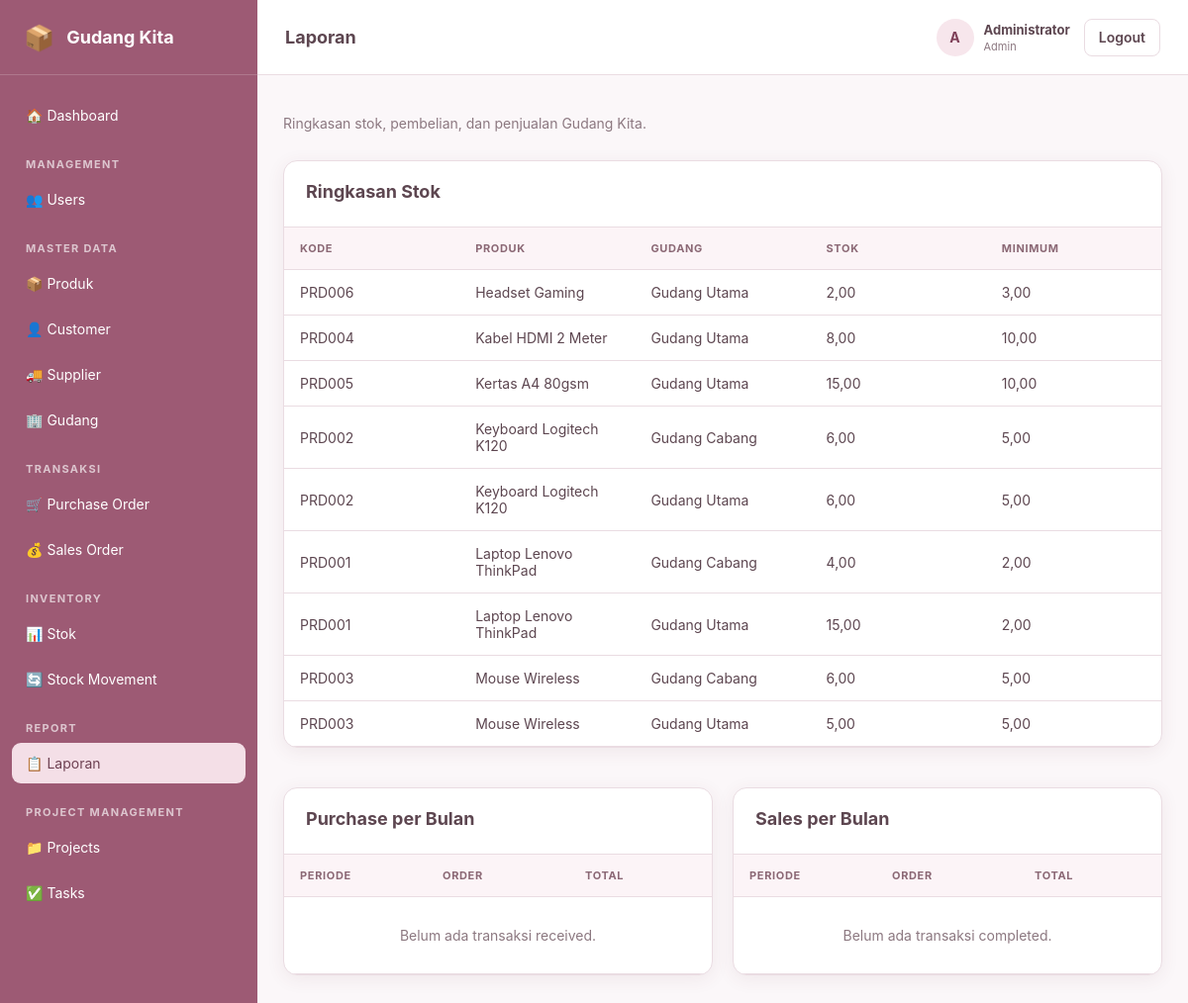
/?page=reports (signed in), run on the app's committed database.
### tables this page shows
CREATE TABLE stocks (
 id INT UNSIGNED AUTO_INCREMENT PRIMARY KEY,
 product_id INT UNSIGNED NOT NULL,
 warehouse_id INT UNSIGNED NOT NULL,
 stock_in DECIMAL(15,2) NOT NULL DEFAULT 0,
 stock_out DECIMAL(15,2) NOT NULL DEFAULT 0,
 current_stock DECIMAL(15,2) NOT NULL DEFAULT 0,
 updated_at TIMESTAMP NOT NULL DEFAULT CURRENT_TIMESTAMP ON UPDATE CURRENT_TIMESTAMP,
 UNIQUE KEY uq_stock_product_warehouse(product_id,warehouse_id),
 CONSTRAINT chk_stocks_non_negative CHECK(current_stock >= 0),
 CONSTRAINT fk_stock_product FOREIGN KEY(product_id) REFERENCES products(id) ON UPDATE CASCADE ON DELETE RESTRICT,
 CONSTRAINT fk_stock_warehouse FOREIGN KEY(warehouse_id) REFERENCES warehouses(id) ON UPDATE CASCADE ON DELETE RESTRICT
);

CREATE TABLE products (
 id INT UNSIGNED AUTO_INCREMENT PRIMARY KEY,
 code VARCHAR(40) NOT NULL UNIQUE,
 name VARCHAR(150) NOT NULL,
 category VARCHAR(100) NULL,
 unit VARCHAR(30) NOT NULL DEFAULT 'pcs',
 purchase_price DECIMAL(15,2) NOT NULL DEFAULT 0,
 selling_price DECIMAL(15,2) NOT NULL DEFAULT 0,
 minimum_stock DECIMAL(15,2) NOT NULL DEFAULT 0,
 status ENUM('Active','Inactive') NOT NULL DEFAULT 'Active',
 created_at TIMESTAMP NOT NULL DEFAULT CURRENT_TIMESTAMP,
 updated_at TIMESTAMP NOT NULL DEFAULT CURRENT_TIMESTAMP ON UPDATE CURRENT_TIMESTAMP,
 INDEX idx_products_name(name), INDEX idx_products_status(status)
);

CREATE TABLE warehouses (
 id INT UNSIGNED AUTO_INCREMENT PRIMARY KEY,
 code VARCHAR(40) NOT NULL UNIQUE,
 name VARCHAR(150) NOT NULL,
 address TEXT NULL,
 phone VARCHAR(40) NULL,
 status ENUM('Active','Inactive') NOT NULL DEFAULT 'Active',
 created_at TIMESTAMP NOT NULL DEFAULT CURRENT_TIMESTAMP,
 INDEX idx_warehouses_name(name)
);

### app/Controller/BaseController.php (called while the page is built, shortened)
<?php
abstract class BaseController {
 protected function view(string $view,array $data=[]): void { $data['currentUser']=Auth::user();$data['csrfField']=CsrfToken::field();$data['pageTitle']=$data['pageTitle']??'Project Activity';extract($data,EXTR_SKIP);include BASE_PATH.'/views/layouts/app.php'; }
}

### app/Controller/ReportController.php (called while the page is built, shortened)
<?php
final class ReportController extends BaseController {
 public function index():void{Auth::require();$stock=$this->pdo->query("SELECT p.code,p.name,w.name warehouse_name,s.current_stock,p.minimum_stock FROM stocks s JOIN products p ON p.id=s.product_id JOIN warehouses w ON w.id=s.warehouse_id ORDER BY p.name,w.name")->fetchAll();$purchase=$this->pdo->query("SELECT DATE_FORMAT(po_date,'%Y-%m') period,COUNT(*) orders,COALESCE(SUM(total_amount),0) total FROM purchase_orders WHERE status='Received' GROUP BY DATE_FORMAT(po_date,'%Y-%m') ORDER BY period DESC LIMIT 12")->fetchAll();$sales=$this->pdo->query("SELECT DATE_FORMAT(so_date,'%Y-%m') period,COUNT(*) orders,COALESCE(SUM(total_amount),0) total FROM sales_orders WHERE status='Completed' GROUP BY DATE_FORMAT(so_date,'%Y-%m') ORDER BY period DESC LIMIT 12")->fetchAll();$this->view('reports/index',['pageTitle'=>'Laporan','stock'=>$stock,'purchase'=>$purchase,'sales'=>$sales]);}
}

### app/Support/helpers.php (called while the page is built, shortened)
<?php
function e(mixed $v): string { return htmlspecialchars((string)$v, ENT_QUOTES, 'UTF-8'); }

### views/reports/index.php (the view, shortened to what this page needs)
<div class="page-actions"><div><p class="muted">Ringkasan stok, pembelian, dan penjualan Gudang Kita.</p></div></div>
<div class="report-grid"><div class="card"><div class="card-header"><h2>Ringkasan Stok</h2></div><div class="table-wrap"><table><thead><tr><th>Kode</th><th>Produk</th><th>Gudang</th><th>Stok</th><th>Minimum</th></tr></thead><tbody><?php foreach($stock as $r):?><tr><td><?=e($r['code'])?></td><td><?=e($r['name'])?></td><td><?=e($r['warehouse_name'])?></td><td><?=number_format((float)$r['current_stock'],2,',','.')?></td><td><?=number_format((float)$r['minimum_stock'],2,',','.')?></td></tr><?php endforeach;?></tbody></table></div></div>
<div class="card"><div class="card-header"><h2>Purchase per Bulan</h2></div><div class="table-wrap"><table><thead><tr><th>Periode</th><th>Order</th><th>Total</th></tr></thead><tbody><?php if(!$purchase):?><tr><td colspan="3" class="empty">Belum ada transaksi received.</td></tr><?php endif;?></tbody></table></div></div>
<div class="card"><div class="card-header"><h2>Sales per Bulan</h2></div><div class="table-wrap"><table><thead><tr><th>Periode</th><th>Order</th><th>Total</th></tr></thead><tbody><?php if(!$sales):?><tr><td colspan="3" class="empty">Belum ada transaksi completed.</td></tr><?php endif;?></tbody></table></div></div></div>

### public/assets/css/style.css (style rules this page uses)
:root { --primary:#9d5a74;--primary-dark:#7f4059;--soft:#f8edf1;--line:#eadce2;--text:#5d4650;--muted:#8c7880;--white:#fff;--danger:#b8545c;--success:#3f8a68;--shadow:0 4px 18px rgba(100,55,70,.08) }
* { box-sizing:border-box }
body { margin:0;font-family:Inter,system-ui,-apple-system,BlinkMacSystemFont,"Segoe UI",sans-serif;background:#fbf7f9;color:var(--text);font-size:14px }
.card { background:#fff;border:1px solid var(--line);border-radius:14px;box-shadow:var(--shadow);margin-bottom:20px }
.card-header { padding:20px 22px;border-bottom:1px solid var(--line);display:flex;justify-content:space-between;align-items:center;gap:16px }
.card-header h2,.detail-header h2 { margin:0 0 5px;font-size:18px }
.muted { color:var(--muted) }
.table-wrap { overflow:auto }
table { width:100%;border-collapse:collapse;min-width:760px }
th,td { padding:14px 16px;border-bottom:1px solid var(--line);text-align:left;vertical-align:middle }
th { font-size:11px;letter-spacing:.06em;text-transform:uppercase;color:#8b6875;background:#fcf4f7 }
.page-actions { display:flex;justify-content:space-between;align-items:center;gap:15px;margin:0 0 15px }
.empty { text-align:center;color:var(--muted);padding:30px!important }
.report-grid { display:grid;grid-template-columns:1fr 1fr;gap:20px }
.report-grid .card:first-child { grid-column:1/-1 }
html,body { max-width:100%;overflow-x:hidden }
.content,.card,.table-wrap { min-width:0;max-width:100%;overflow-x:hidden }
table { min-width:0;table-layout:fixed }
th,td { overflow-wrap:anywhere;word-break:break-word }

### data on the page
stocks: product.code "PRD006", product.name "Headset Gaming", warehouse.name "Gudang Utama", current_stock "2,00", product.minimum_stock "3,00"
stocks: product.code "PRD004", product.name "Kabel HDMI 2 Meter", warehouse.name "Gudang Utama", current_stock "8,00", product.minimum_stock "10,00"
stocks: product.code "PRD005", product.name "Kertas A4 80gsm", warehouse.name "Gudang Utama", current_stock "15,00", product.minimum_stock "10,00"
stocks: product.code "PRD002", product.name "Keyboard Logitech K120", warehouse.name "Gudang Cabang", current_stock "6,00", product.minimum_stock "5,00"
stocks: product.code "PRD002", product.name "Keyboard Logitech K120", warehouse.name "Gudang Utama", current_stock "6,00", product.minimum_stock "5,00"
stocks: product.code "PRD001", product.name "Laptop Lenovo ThinkPad", warehouse.name "Gudang Cabang", current_stock "4,00", product.minimum_stock "2,00"
stocks: product.code "PRD001", product.name "Laptop Lenovo ThinkPad", warehouse.name "Gudang Utama", current_stock "15,00", product.minimum_stock "2,00"
stocks: product.code "PRD003", product.name "Mouse Wireless", warehouse.name "Gudang Cabang", current_stock "6,00", product.minimum_stock "5,00"
stocks: product.code "PRD003", product.name "Mouse Wireless", warehouse.name "Gudang Utama", current_stock "5,00", product.minimum_stock "5,00"

### other printed values
$ml "📦 Produk"
$ml "👤 Customer"
$ml "🚚 Supplier"
$ml "🏢 Gudang"
$pageTitle "Laporan"
substr($currentUser['name']??'U',0,1) "A"
$currentUser['name'] "Administrator"
$currentUser['role'] "Admin"
